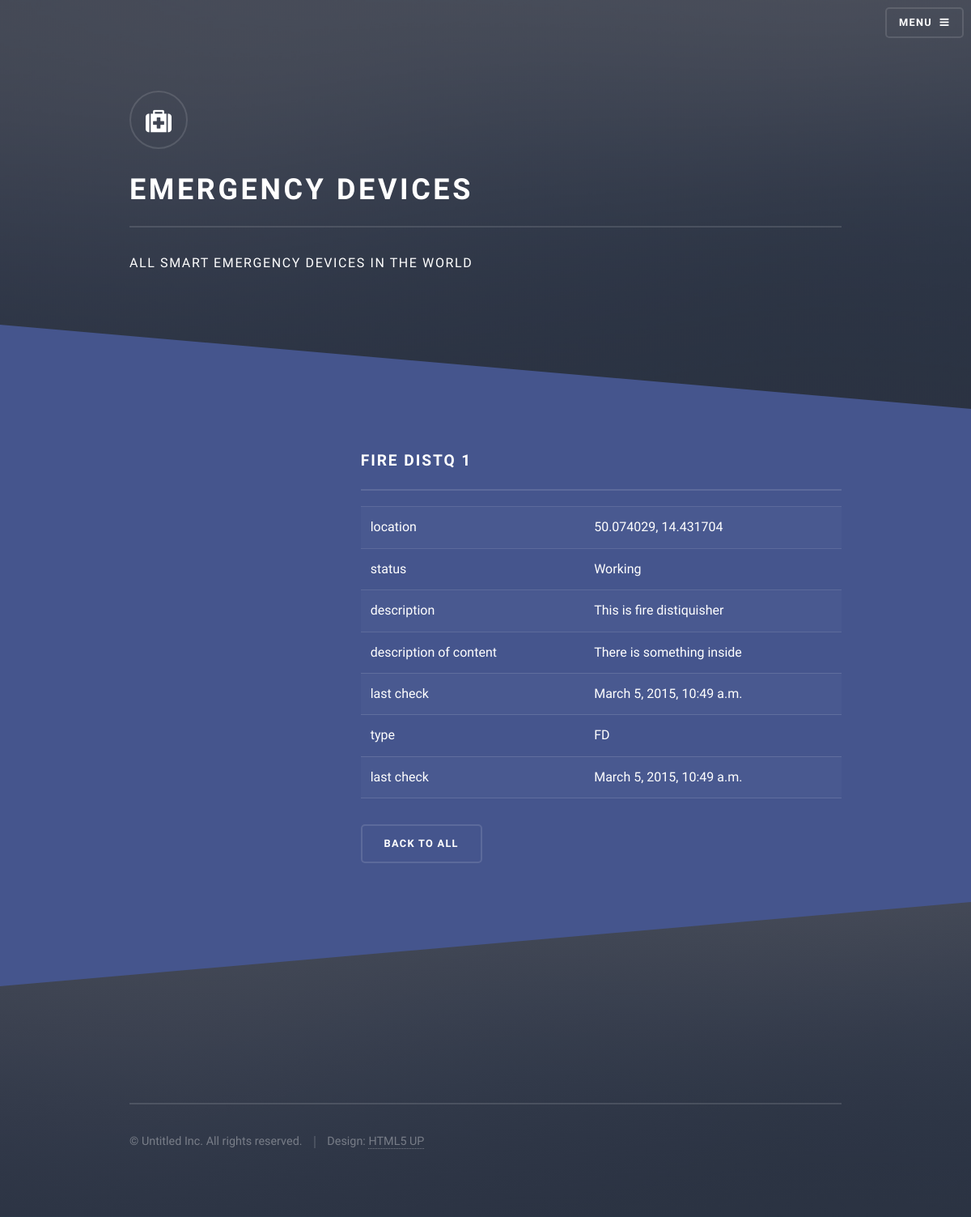
Page /device/view_device/45678 on the committed database.
### device/models.py (models this page shows)
class Device(models.Model):
    type_choice = (
            ("FD", "Fire Distinguisher"),
            ("MK", "Medi Kit"),
            ("FB", "Fuse box"),
            ("O", "Other")
            )
    status_choice = (
            ("Working", "Working"),
            ("Problem", "Problem"),
            ("Broken", "Broken"),
            ("Triggered", "Triggered"),
            ("Other", "Other")
            )
    id_number = models.IntegerField(unique=True, verbose_name="Serial Number of IoT")
    human_readable_name = models.CharField(max_length=100, verbose_name="Human readable name")
    insert_date = models.DateTimeField(verbose_name="Insert Date")
    type_of_device = models.CharField(max_length=100, choices=type_choice, verbose_name="Type of a device")
    last_check_date = models.DateTimeField(verbose_name="Last Check date")
    location = models.CharField(max_length=100, verbose_name="GPS Location")
    description_of_device = models.TextField(verbose_name = "Description of a device")
    description_of_content = models.TextField(verbose_name = "Description of a content")
    status = models.CharField(max_length=100, choices=status_choice, verbose_name = "Status")
    posted = models.BooleanField(default=False, verbose_name="Posted")
    ip_addrr = models.GenericIPAddressField(blank=False, verbose_name="IP addrres")
    port = models.IntegerField(verbose_name="Port")

### device/views.py (the view)
# urls.py: url(r'^view_device/(?P<id_number>\d+)$', views.view_device, name='view_device'),
def view_device(request, id_number):
    device = get_object_or_404(Device, id_number=id_number)
    lat = device.location.split(",")[0].strip()
    lng = device.location.split(",")[1].strip()
    return render(request, 'view_device.html', {'device' : device, 'lng': lng, 'lat': lat })

### device/templates/view_device.html (shortened to what this page needs)
{% extends 'base.html' %}
{% block content %}
	<section id="two" class="wrapper alt spotlight style2">
		<div class="inner">
			<a href="#" class="image"><div id="map"></div></a>
			<div class="content">
				<h2 class="major">{{ device.human_readable_name }}</h2>
				<table>
					<tr><td>location</td><td>{{ device.location }}</td></tr>
					<tr><td>status</td><td>{{ device.status }}</td></tr>
					<tr><td>description</td><td>{{ device.description_of_device }}</td></tr>
					<tr><td>description of content</td><td>{{ device.description_of_content }}</td></tr>
					<tr><td>last check</td><td>{{ device.last_check_date }}</td></tr>
					<tr><td>type</td><td>{{ device.type_of_device }}</td></tr>
					<tr><td>last check</td><td>{{ device.last_check_date }}</td></tr>
				</table>
				<ul class="actions">
				<li><a href="/device/" class="button">Back to All</a></li>
			</ul>
			</div>
		</div>
	</section>
{% endblock %}

### device/templates/view_device.html (style rules this page uses)
#map { min-height: 100px; width: 100%; border-radius: 50%; }

### rows in the picture
Device: human_readable_name "FIRE DISTQ 1", location "50.074029, 14.431704", status "Working", description_of_device "This is fire distiquisher", description_of_content "There is something inside", last_check_date "March 5, 2015, 10:49 a.m.", type_of_device "FD"
